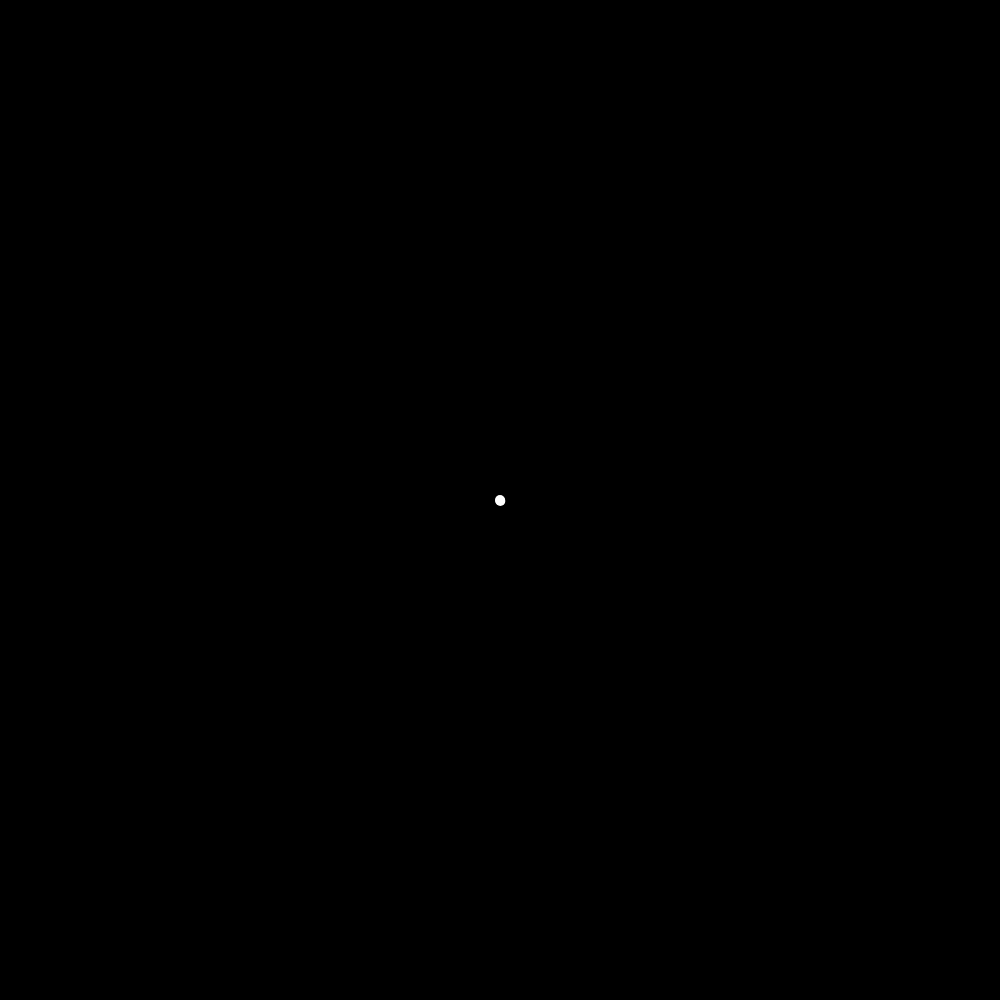
Frame 1 (no input)
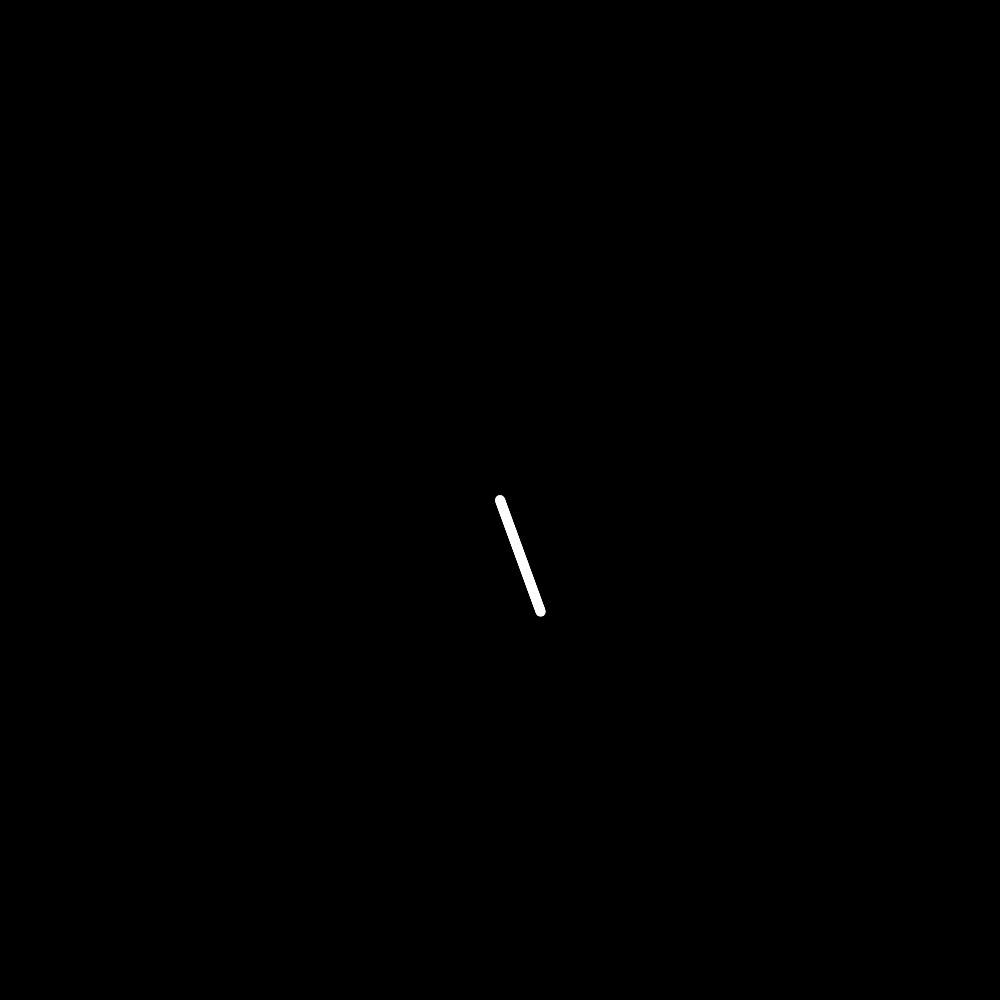
Frame 60 (no input)
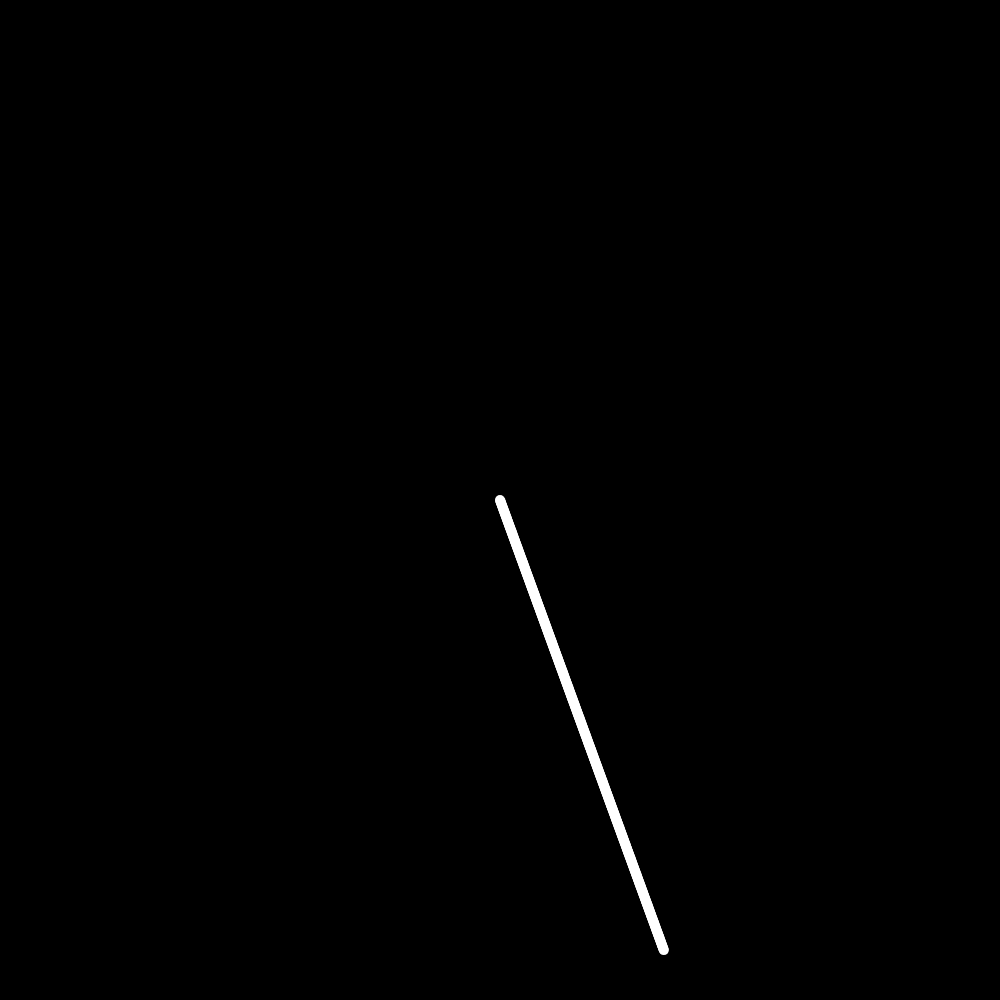
Frame 120 (the mouse pressed at the canvas centre since frame 60)

The p5.js sketch that drew these frames (run headless with seeded random() and noise() and a simulated clock; from frame 60 on, the mouse is pressed at the canvas centre):

// p5.js sketch
// ── sketch.js
let cSize = 1000
let xPos = 500
let yPos = 500
let stepSize = 1
let angle = 70;
width = window.innerWidth;
height = window.innerHeight;

function setup(){
  createCanvas(cSize,cSize);
  background(0)
}



function draw(){
    
  let speed = map(mouseX, 0, width, 2, 10)

  for (let x = 0; x < speed; x++) {

   stroke(255);
   strokeWeight(10);
   point(xPos, yPos);

   xPos += cos(radians(angle)) * stepSize;
   yPos += sin(radians(angle)) * stepSize;

   if (xPos < 0 || xPos > width || yPos < 0 || yPos > height){
      angle = getRandomAngle(xPos,yPos);
   }
  }


}

function getRandomAngle(_x,_y){
  let randomAngle = floor(random(0,180));

    if (_y < 0) {
      return randomAngle;
    }
    if (_y > height) {
      return randomAngle + 180;
    }
    if (_x > width) {
      return randomAngle + 90;
    }
    if (_x < 0) {
      return randomAngle + 270;
    }
}
